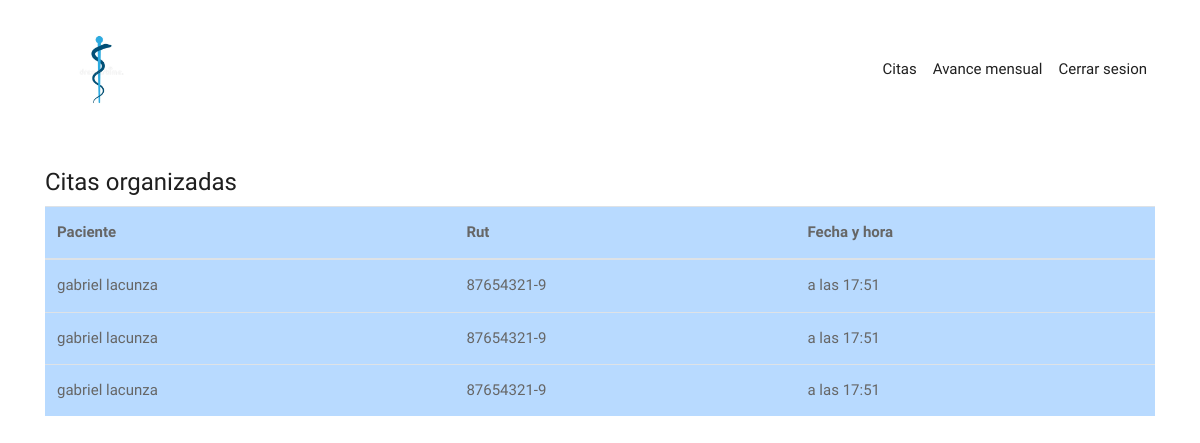
Page /med/citas (signed in) on the earlier database version.
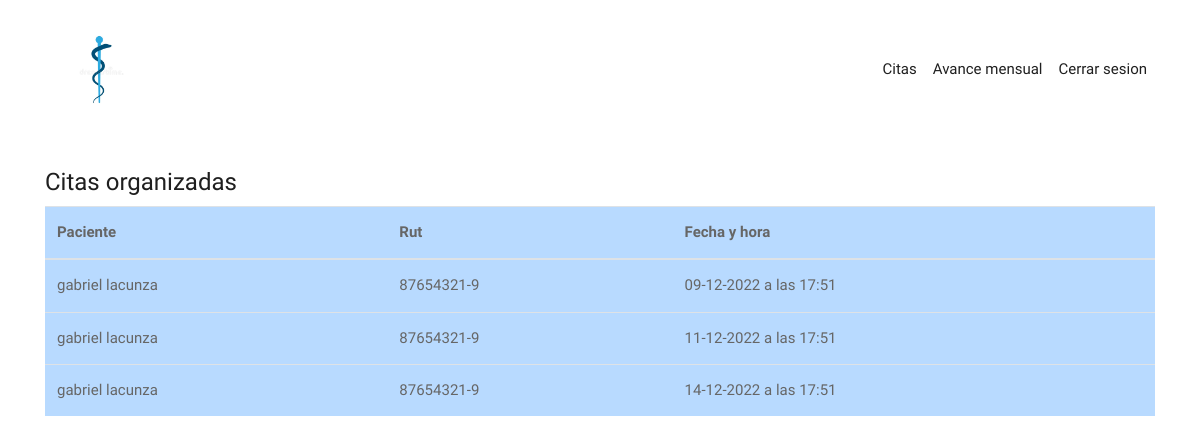
Same page on the later database version.
### appMedica/models.py (models this page shows, shortened)
class Cita(models.Model):
    fechaCita = models.DateField(verbose_name="fecha de la cita")
    horaInicioCita = models.TimeField(default=0, verbose_name="hora de la cita")
    duracionCita = models.IntegerField(default=0, verbose_name="duracion aproximada de la cita")
    pacienteCita = models.ForeignKey(Perfil, on_delete=models.DO_NOTHING, related_name="pacienteCita")
    medicoCita = models.ForeignKey(Medico, on_delete=models.DO_NOTHING, related_name="medicoCita", verbose_name="médico para la cita")

class Perfil(models.Model):
    user = models.OneToOneField(User, on_delete=models.CASCADE)
    rutUsuario = models.IntegerField(primary_key=True, verbose_name="rut(sin digito verificador)")
    dvUsuario = models.CharField(max_length=1, verbose_name="digito verificador")
    nombreUsuario = models.CharField(max_length=30, verbose_name="nombre")
    apellidoUsuario = models.CharField(max_length=30, verbose_name="apellido")
    direccionUsuario = models.CharField(max_length=40, verbose_name="dirrecion")
    telefonoUsuario = models.CharField(max_length=12, verbose_name="telefono celular")
    mailUsuario = models.EmailField(max_length=40, verbose_name="email")
    rolUsuario = models.ForeignKey(Rol, on_delete=models.DO_NOTHING, verbose_name="rol del usuario", default="Paciente")
    especialidadUsuario = models.ForeignKey(Especialidad, on_delete=models.DO_NOTHING, verbose_name="especialidad del medico", null=True, blank=True, default=None)

### appMedicos/views.py (the view)
# urls.py: path("citas", citasMed, name="citasMed"),
def citasMed(request):
    today = now().date()
    usuario = Medico.objects.get(user = request.user)
    citas = Cita.objects.filter(medicoCita = usuario, fechaCita__gte= today).order_by("fechaCita", "horaInicioCita")
    cantidadCitas = len(citas)
    return render(request, "citasMed.html", {"citas": citas, "cc": cantidadCitas})

### templates/citasMed.html
{% extends "indexMed.html" %}
{% load crispy_forms_tags %}
{% block content %}
    <div class="container">
        <br>
        <div class="col-4"></div>
        <h1>Citas organizadas</h1>
        {% if cc > 0 %}
            <div class="table-responsive">
                <table class="table table-primary">
                    <thead>
                        <tr>
                            <th scope="col">Paciente</th>
                            <th scope="col">Rut</th>
                            <th scope="col">Fecha y hora</th>
                        </tr>
                    </thead>
                    <tbody>
                        {% for i in citas %}
                            <tr class="">
                                <td scope="row">{{i.pacienteCita.nombreUsuario}} {{i.pacienteCita.apellidoUsuario}}</td>
                                <td>{{i.pacienteCita.rutUsuario}}-{{i.pacienteCita.dvUsuario}}</td>
                                <td>{{i.fechaCita|date:'d-m-Y'}} a las {{i.horaInicioCita}}</td>
                            </tr>
                        {% endfor %}
                    </tbody>
                </table>
            </div>
        {% else %}
            <h2>No hay citas programadas.</h2>
        {% endif %}
    </div>
{% endblock %}

Differences in the rows shown:
no longer on this page (row edited): Cita: pacienteCita.nombreUsuario "gabriel", pacienteCita.apellidoUsuario "lacunza", pacienteCita.rutUsuario "87654321", pacienteCita.dvUsuario "9", horaInicioCita "17:51"
changed Cita (number 1 of 3 on the later page): fechaCita (not shown) → "09-12-2022"; moves up the list
now on this page (row edited): Cita: pacienteCita.nombreUsuario "gabriel", pacienteCita.apellidoUsuario "lacunza", pacienteCita.rutUsuario "87654321", pacienteCita.dvUsuario "9", fechaCita "11-12-2022", horaInicioCita "17:51"
changed Cita (number 3 of 3 on the later page): fechaCita (not shown) → "14-12-2022"
